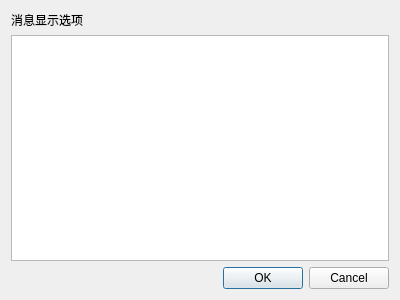
<?xml version="1.0" encoding="UTF-8"?>
<ui version="4.0">
 <class>messageprintertagsdialog</class>
 <widget class="QDialog" name="messageprintertagsdialog">
  <property name="geometry">
   <rect>
    <x>0</x>
    <y>0</y>
    <width>400</width>
    <height>300</height>
   </rect>
  </property>
  <property name="windowTitle">
   <string>Message Display Configuration</string>
  </property>
  <property name="windowIcon">
   <iconset resource="icons.qrc">
    <normaloff>:/tools/filter</normaloff>:/tools/filter</iconset>
  </property>
  <layout class="QGridLayout" name="gridLayout">
   <item row="2" column="0">
    <widget class="QDialogButtonBox" name="buttonBox">
     <property name="orientation">
      <enum>Qt::Horizontal</enum>
     </property>
     <property name="standardButtons">
      <set>QDialogButtonBox::Cancel|QDialogButtonBox::Ok</set>
     </property>
    </widget>
   </item>
   <item row="0" column="0">
    <widget class="QLabel" name="label">
     <property name="text">
      <string>消息显示选项</string>
     </property>
    </widget>
   </item>
   <item row="1" column="0">
    <widget class="QListWidget" name="listWidget">
     <property name="selectionMode">
      <enum>QAbstractItemView::NoSelection</enum>
     </property>
    </widget>
   </item>
  </layout>
 </widget>
 <resources>
  <include location="icons.qrc"/>
 </resources>
 <connections>
  <connection>
   <sender>buttonBox</sender>
   <signal>accepted()</signal>
   <receiver>messageprintertagsdialog</receiver>
   <slot>accept()</slot>
   <hints>
    <hint type="sourcelabel">
     <x>248</x>
     <y>254</y>
    </hint>
    <hint type="destinationlabel">
     <x>157</x>
     <y>274</y>
    </hint>
   </hints>
  </connection>
  <connection>
   <sender>buttonBox</sender>
   <signal>rejected()</signal>
   <receiver>messageprintertagsdialog</receiver>
   <slot>reject()</slot>
   <hints>
    <hint type="sourcelabel">
     <x>316</x>
     <y>260</y>
    </hint>
    <hint type="destinationlabel">
     <x>286</x>
     <y>274</y>
    </hint>
   </hints>
  </connection>
 </connections>
</ui>
